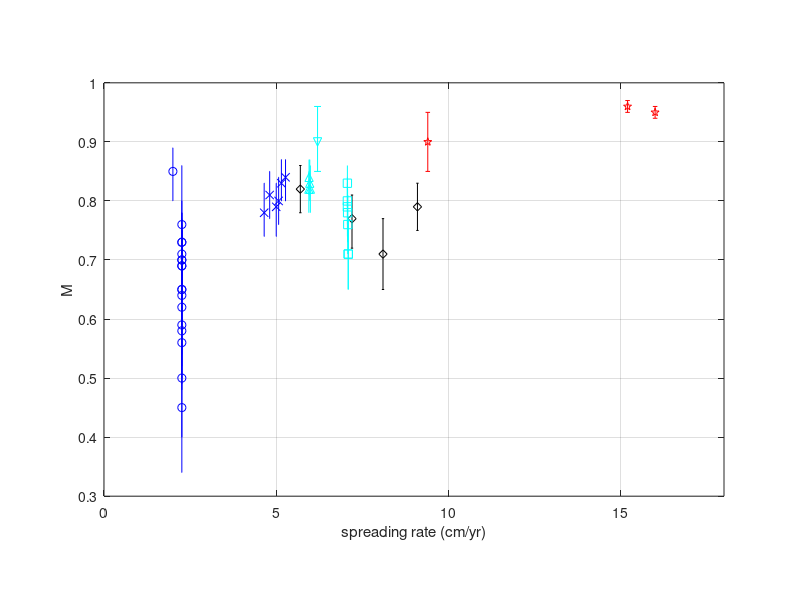
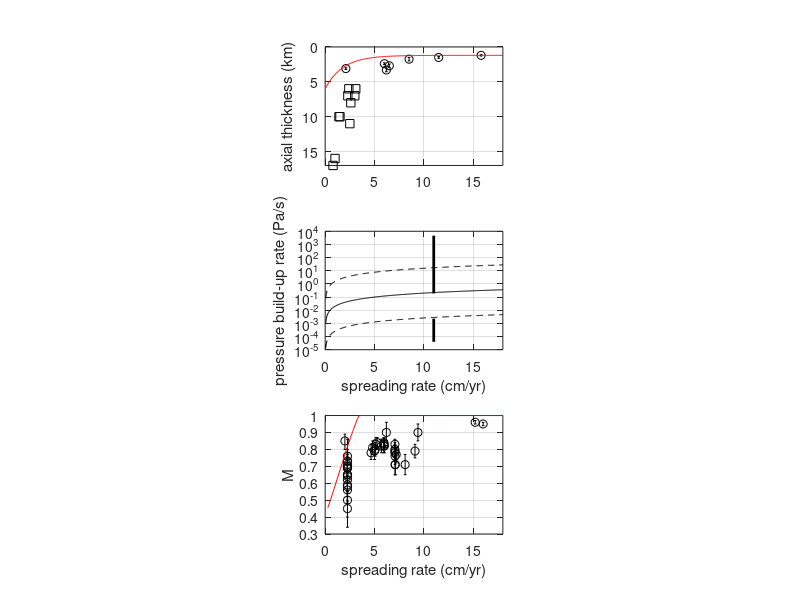
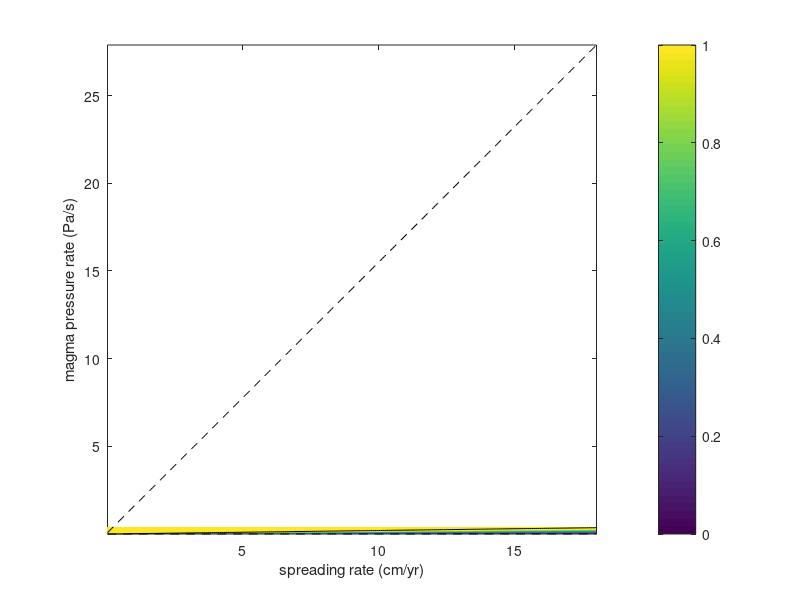
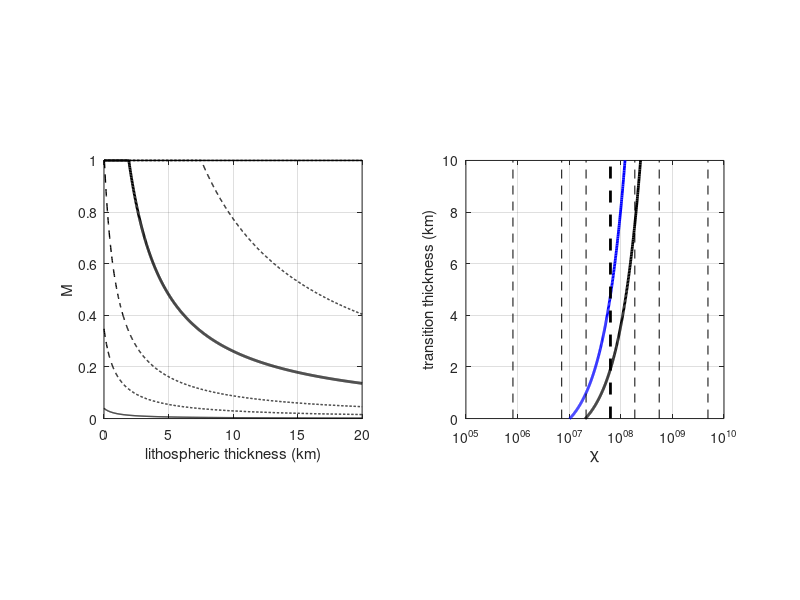

These figures' MATLAB source, in order: (Note: this script raises an error after producing the figures.)
clear 
% a simple analytical model of tectono-magmatic interactions at a mid-ocean ridge
% predicting M vs. spreading rate
% J.-A. Olive & P. Dublanchet, July 2019 ? July 2020
% all units SI

%% LITHOSPHERE THICKNESS 
% 2 end-member scenarios for lithospheric thickness vs. spreading rate
regime = 'thin'; % 'thin', for thin lithosphere endmember; or 'thick' for thick lithosphere endmember

%% WHICH MODEL TO USE
yn_sim=0; % set to 0 to use the analytical model (quick); 1 to use the toy model, can take a while unless N_rate and N_press are reduced to ~ 100 and 100.


%% MODEL PARAMETERS
yr=365.25*24*3600;  %--year to sec
rho=2.9e3;          %--density of rock (kg/m3)
rhow=1000;          %--density of water (kg/m3)
la=rhow/rho;        %--hydrostatic pressure ratio in the crust around the fault
g=9.81;             %--gravity (m/s^2)
psf=1000*g*2000;    %-- pressure at the seafloor (Pa)
w_rift=1e4;         %--axis width (m)
w_dyke=1;           %--dyke width (m)
slip=1;             %--earthquake coseismic slip (m)
mu=0.6;             %--friction coeff
E=10e9;             %--Young's modulus (Pa)
nu=0.25;            %--Poisson's ratio
T=1e6;              %--Crustal tensile strength (Pa)
Hcru=6000;          %--Crustal thickness (m)
G = E/(2*(1+nu));   %--Shear modulus (Pa)

%% SCENARIOS FOR PRESSURE RATE VS. SPREADING RATE
% extreme values of ?Pmdot/?U = ximax and ximin
ximax = (4*Hcru./(pi*(1-nu)))*(12e9/(10*50^2));
ximin = (4*Hcru./(pi*(1-nu)))*(2e9/(100*500^2));


%% DEFINE GRID OF PARAMETERS 
N_rate=250; % number of spreading rate values
N_press=250; % number of pressure rate values




%% CONSTRUCT GRIDS OF PRESSURE RATE, SPREADING RATE, LITHOSPHERE THICKNESS 
pprate = linspace(.005,.4,N_press);
vvpl = linspace(.0005,0.18,N_rate)/24/3600/365.25;
[vpl,pm_rate]= meshgrid(vvpl,pprate);
% a model relating AMC depth to spreading rate based on observations
if strcmp(regime,'thin')==1
    amcdepth = @(vpl) 1200+(6000-1200)*exp(-(vpl*100*24*365.25*3600)/1.8); % works well AND acts as envelope for AMC data
    col='r';
elseif strcmp(regime,'thick')==1
    %amcdepth = @(vpl) 1200+(22000-1200)*exp(-(vpl*100*24*365.25*3600)/3); % to have deeper AML at ultraslow
    amcdepth = @(vpl) 2000+(26000-2000)*exp(-(vpl*100*24*365.25*3600)/2.7); % to have deeper AML at ultraslow
    col='b';
end
zm=amcdepth(vpl);
prate_model = sqrt(ximax*ximin)*vvpl; % intermediate scenario for pmdot vs. spreading rate

%% STORE PARAMETERS IN ARRAY
PARS.yr = yr;
PARS.rho = rho;
PARS.rhow = rhow;
PARS.la = la;
PARS.g = g;
PARS.psf = psf;
PARS.w_rift = w_rift;
PARS.w_dyke = w_dyke;
PARS.slip = slip;
PARS.mu = mu;
PARS.E = E;
PARS.T = T;

 
%% ANALYTICAL MODEL
dsxxf=mu*(rho*(1-la)*g*zm)/(sqrt(1+mu^2)+mu); %--fault slip event threshold
dsxxdm=T+psf+rho*g*zm;        %--max eruption threshold (assumes minimal magma pressure is 0, when all magma has drained from AML)
dsige=E*w_dyke/w_rift;  %--eruption stress drop
dsigs=E*slip/w_rift;   %--earthquake stress drop
tau_er = (dsxxdm-dsxxf)./pm_rate; %-- eruption recurrence time
M = (w_dyke./(tau_er.*vpl)); % M value
M(M<0)=0;
M(M>1)=1;
tau_s  = slip./(vpl.*(1-M)); % earthquake recurrence time


%% SIMULATIONS (if using the toy model)
if yn_sim==1
Msim = zeros(size(zm));
cnt=0;
for i = 1:length(pprate)
    for j = 1:length(vvpl)
        % full model of tectono-magmatic cycles
        [Msim(i,j)] = tectono_magmatic_fcn(zm(i,j),pm_rate(i,j),vpl(i,j),PARS); 
        cnt=cnt+1;
        if mod(cnt,10)==0
            disp(cnt)
        end
    end
end
Msim(isnan(Msim)==1)=1;
end


figure(3) % CONTOUR PLOT OF M VS. PRESSURE RATE AND SPREADING RATE
hh=pcolor(100*vvpl*365.25*24*3600,pprate,M);

if yn_sim==1
    hold on
    epsil = 1e-4;
    contour(100*vvpl*365.25*24*3600,pprate,Msim,[epsil .1 .2 .3 .4 .5 .6 .7 .8 .9 1-epsil],'k')
end

set(hh,'Edgecolor','none')
xlabel('spreading rate (cm/yr)');
ylabel('magma pressure rate (Pa/s)');
set(gca,'PlotBoxAspectRatio',[1 1 1])
colorbar
caxis([0 1])
M_model = interp2(vpl,pm_rate,M,vvpl,prate_model);
hold on
plot(100*vvpl*365.25*24*3600,prate_model,'k')
plot(100*vvpl*365.25*24*3600,ximax*vvpl,'k--')
plot(100*vvpl*365.25*24*3600,ximin*vvpl,'k--')



% DATA
[Md, ML, MU, U, mor] = textread('M_data.txt','%f%f%f%f%s'); % M vs. SPREADING RATE
[AMCdepth, AMCdepthrange, U_AMC, name_AMC]=textread('depth_of_AMLs.txt','%f%f%f%s'); % AML DEPTH vs. SPREADING RATE
[EQmin, EQmax, U_EQ]=textread('depth_of_microEQs.txt','%f%f%f'); % MICRO-EQ DEPTH vs. SPREADING RATE
%load seismic_crustal_thickness





%% PAPER FIGURES

figure(1) % M DATASET
I=find(strcmp(mor,'MAR')==1);
errorbar(U(I),Md(I),Md(I)-ML(I),MU(I)-Md(I),'bo')
grid on
hold on
I=find(strcmp(mor,'EPR')==1);
errorbar(U(I),Md(I),Md(I)-ML(I),MU(I)-Md(I),'rp')
I=find(strcmp(mor,'GSC')==1);
errorbar(U(I),Md(I),Md(I)-ML(I),MU(I)-Md(I),'bx')
I=find(strcmp(mor,'ELSC')==1);
errorbar(U(I),Md(I),Md(I)-ML(I),MU(I)-Md(I),'kd')
I=find(strcmp(mor,'JDF')==1);
errorbar(U(I),Md(I),Md(I)-ML(I),MU(I)-Md(I),'c^')
I=find(strcmp(mor,'SEIR')==1);
errorbar(U(I),Md(I),Md(I)-ML(I),MU(I)-Md(I),'cs')
I=find(strcmp(mor,'CR')==1);
errorbar(U(I),Md(I),Md(I)-ML(I),MU(I)-Md(I),'cv')
ylabel('M');
xlabel('spreading rate (cm/yr)');
set(gca,'PlotBoxAspectRatio',[1.5 1 1])
xlim([0 18])
ylim([.3 1])


figure(2) % THICKNESS, PRESSURE RATE, AND M ACROSS RATES
subplot(311)
errorbar(U_AMC,1e-3*AMCdepth,1e-3*AMCdepthrange/2,'ko')
grid on
hold on
plot(U_EQ,EQmax,'ks')
axis ij
plot(100*vvpl*365.25*24*3600,amcdepth(vvpl)/1e3,col)
ylabel('axial thickness (km)');
set(gca,'PlotBoxAspectRatio',[1.5 1 1])
xlim([0 18])
ylim([0 17])

subplot(312)
plot(vvpl*365.25*24*3600*100,prate_model,'k')
hold on
plot(vvpl*365.25*24*3600*100,ximax*vvpl,'k--')
plot(vvpl*365.25*24*3600*100,ximin*vvpl,'k--')
plot([11 11],[1.9e-1 4.6e3],'k','linewidth',2)
plot([11 11],[4e-5 2.3e-3],'k','linewidth',2)
grid on
set(gca,'PlotBoxAspectRatio',[1.5 1 1])
xlim([0 18])
ylim([1e-5 1e4])
set(gca,'Yscale','log')
ylabel('pressure build-up rate (Pa/s)');
xlabel('spreading rate (cm/yr)');

subplot(313)
errorbar(U,Md,Md-ML,MU-Md,'ko')
grid on
hold on
plot(100*vvpl*365.25*24*3600,M_model,col)
ylabel('M');
xlabel('spreading rate (cm/yr)');
set(gca,'PlotBoxAspectRatio',[1.5 1 1])
xlim([0 18])



%% transition thickness
mup = mu/(mu+sqrt(1+mu^2));
gam = 1-mup*(1-la);
P0 = T+psf;



thick = linspace(.1,20e3,1000);
ximed = sqrt(ximin*ximax);
xiM = sqrt(sqrt(ximin*ximax)*sqrt(ximed*ximax));
xim = sqrt(sqrt(ximin*ximax)*sqrt(ximed*ximin));
MvalueMED = w_dyke*sqrt(ximin*ximax)./(P0+gam*rho*g*thick);
MvalueMIN = w_dyke*ximin./(P0+gam*rho*g*thick);
MvalueMAX = w_dyke*ximax./(P0+gam*rho*g*thick);
MvalueMEDplus = w_dyke*sqrt(ximed*ximax)./(P0+gam*rho*g*thick);
MvalueMEDminus = w_dyke*sqrt(ximed*ximin)./(P0+gam*rho*g*thick);
MM = w_dyke*xiM./(P0+gam*rho*g*thick);
Mm = w_dyke*xim./(P0+gam*rho*g*thick);
xivec = logspace(log10(ximin),log10(ximax),1000);

Hcrit = (w_dyke*xivec-P0)./(gam*rho*g);
HcritDetach = (w_dyke*xivec/0.5-P0)./(gam*rho*g);



figure(5) % EFFECT OF LITHOSPHERE THICKNESS ON M, THICKNESS THRESHOLDS
subplot(121)
plot(thick/1e3,min(MvalueMED,1),'k','linewidth',2)
xlabel('lithospheric thickness (km)');
ylabel('M');
set(gca,'PlotBoxAspectRatio',[1 1 1])
grid on
ylim([0 1])
hold on
plot(thick/1e3,min(MvalueMAX,1),'k','linewidth',1)
plot(thick/1e3,min(MvalueMIN,1),'k','linewidth',1)
plot(thick/1e3,min(MvalueMEDplus,1),'k--','linewidth',1)
plot(thick/1e3,min(MvalueMEDminus,1),'k--','linewidth',1)
plot(thick/1e3,min(MM,1),'k--','linewidth',1)
plot(thick/1e3,min(Mm,1),'k--','linewidth',1)

subplot(122)
plot(xivec,Hcrit/1e3,'k','linewidth',2)
hold on
plot(xivec,HcritDetach/1e3,'b','linewidth',2)
set(gca,'PlotBoxAspectRatio',[1 1 1])
grid on
hold on
set(gca,'Xscale','log')
ylim([0 10])
ylabel('transition thickness (km)');
xlabel('\chi');
plot([sqrt(ximin*ximax) sqrt(ximin*ximax)],[0 10],'k--','linewidth',2)
plot([sqrt(ximin*ximed) sqrt(ximin*ximed)],[0 10],'k--')
plot([sqrt(ximed*ximax) sqrt(ximed*ximax)],[0 10],'k--')
plot([xiM xiM],[0 10],'k--')
plot([xim xim],[0 10],'k--')
plot([ximin ximin],[0 10],'k--')
plot([ximax ximax],[0 10],'k--')


show_regimes=1;
if show_regimes==1

%% PLOT SEISMO-VOLCANIC CYCLES IN FOUR EXAMPLE SITUATIONS
[Ss] = tectono_magmatic_fcn(3000,sqrt(ximin*ximax)*(0.025/365.25/24/3600),0.025/365.25/24/3600,PARS);
ylim([16 108])
xlim([0 250])
title('slow, symmetric')

[Sa] = tectono_magmatic_fcn(8000,sqrt(ximin*ximax)*(0.025/365.25/24/3600),0.025/365.25/24/3600,PARS);
ylim([47 250])
xlim([0 250])
title('slow, asymmetric')

[I] = tectono_magmatic_fcn(2500,sqrt(ximin*ximax)*(0.06/365.25/24/3600),0.06/365.25/24/3600,PARS);
ylim([10 93])
xlim([0 250])
title('intermediate')

[F] = tectono_magmatic_fcn(1700,sqrt(ximin*ximax)*(0.15/365.25/24/3600),0.15/365.25/24/3600,PARS);
ylim([0 70])
xlim([0 250])
title('fast')

end



